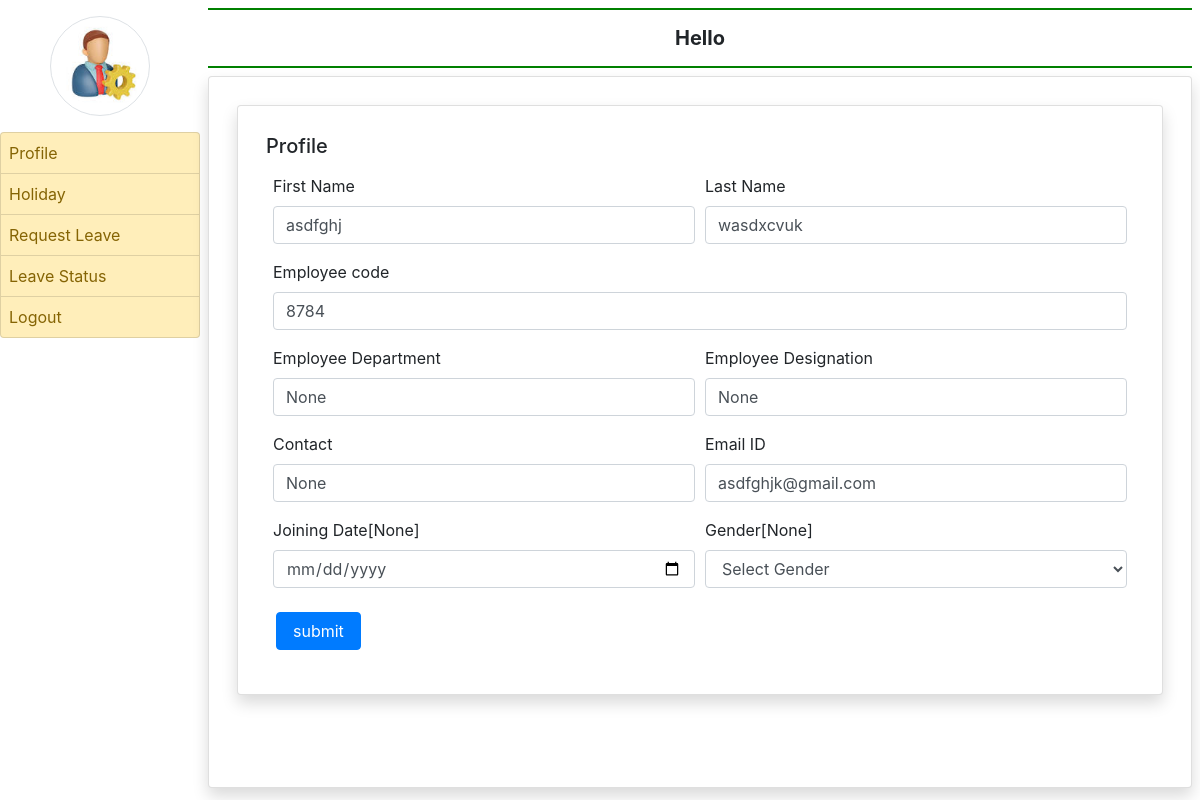
Page /emp_profile (signed in) on the committed database.
### employee/models.py (models this page shows, shortened)
class EmployeeDetail(models.Model):
    user = models.ForeignKey(User,on_delete=models.CASCADE)
    empcode = models.CharField(max_length=50)
    empdept = models.CharField(max_length=50,null=True)
    designation= models.CharField(max_length=50,null=True)
    contact= models.CharField(max_length=50,null=True)
    gender= models.CharField(max_length=50,null=True)
    joiningdate= models.DateField(null=True)

### employee/views.py (the view, shortened to what this page needs)
# urls.py: path('emp_profile', views.emp_profile, name='emp_profile'),
def emp_profile(request):
    error = ""
    user=request.user
    employee=EmployeeDetail.objects.get(user=user)
    return render(request,'emp_profile.html',locals())

### employee/templates/emp_profile.html (shortened to what this page needs)
{% extends 'emp_base.html' %}
{% block main %}
<div class = "card shadow m-2">
    <div class="card-body">
        <h5 class="p-2">Profile</h5>
        <div class="container-fluid">
            <form method="post" name='signup' onsubmit="return checkpassword()">
                <div class="form-row">
                    <div class="col-sm-6">
                        <div class="form-group">
                            <label>First Name</label>
                            <input type="text" name="firstname" class="form-control" placeholder="Enter First Name " pattern="[A-Za-z]+" value="{{employee.user.first_name}}">
                        </div>
                    </div>
                    <div class="col-sm-6">
                        <div class="form-group">
                            <label>Last Name</label>
                            <input type="text" name="lastname" class="form-control" placeholder="Enter Last Name " pattern="[A-Za-z]+" value="{{employee.user.last_name}}">
                        </div>
                    </div>
                    <div class="col-sm-12">
                        <div class="form-group">
                            <label>Employee code</label>
                            <input type="text" name="empcode" class="form-control" placeholder="Enter employee code " pattern="[0-9]+" value="{{employee.empcode}}">
                        </div>
                    </div>
                    <div class="col-sm-6">
                        <div class="form-group">
                            <label>Employee Department</label>
                            <input type="text" name="empdept" class="form-control" placeholder="Department " value="{{employee.empdept}}">
                        </div>
                    </div>
                    <div class="col-sm-6">
                        <div class="form-group">
                            <label>Employee Designation</label>
                            <input type="text" name="empdesig" class="form-control" placeholder="Designation " value="{{employee.designation}}">
                        </div>
                    </div>
                    <div class="col-sm-6">
                        <div class="form-group">
                            <label>Contact</label>
                            <input type="text" name="contact" class="form-control" placeholder="Contact Number" value="{{employee.contact}}">
                        </div>
                    </div>
                    <div class="col-sm-6">
                        <div class="form-group">
                            <label>Email ID</label>
                            <input type="text" name="email" class="form-control" placeholder="Enter email" value="{{employee.user.username}}">
                        </div>
                    </div>
                    <div class="col-sm-6">
                        <div class="form-group">
                            <label>Joining Date[{{employee.joiningdate}}] </label>
                            <input type="date" name="jdate" class="form-control" >
                        </div>
                    </div>
                    <div class="col-sm-6">
                        <div class="form-group">
                            <label>Gender[{{employee.gender}}] </label>
                            <select name="gender" class="form-control">
                                <option value="None">Select Gender</option>
                            </select>
                        </div>
                    </div>
                <input type="submit" value="submit" value="Submit" class=" m-2 px-3 btn btn-primary">
            </form>
        </div>
    </div>
</div>
{% endblock %}

### rows in the picture
EmployeeDetail: firstname "asdfghj", lastname "wasdxcvuk", empcode "8784", empdept "None", empdesig "None", contact "None", email "asdfghjk@gmail.com", joiningdate "None", gender "None"
